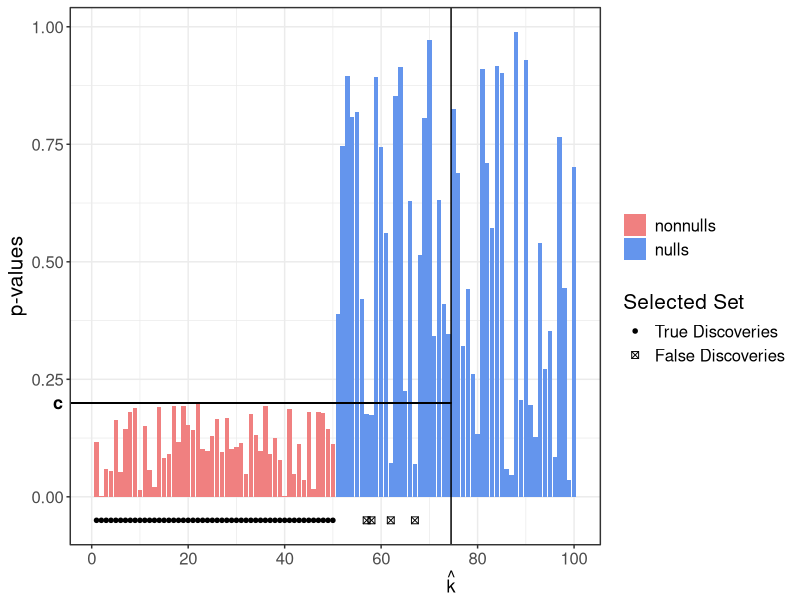
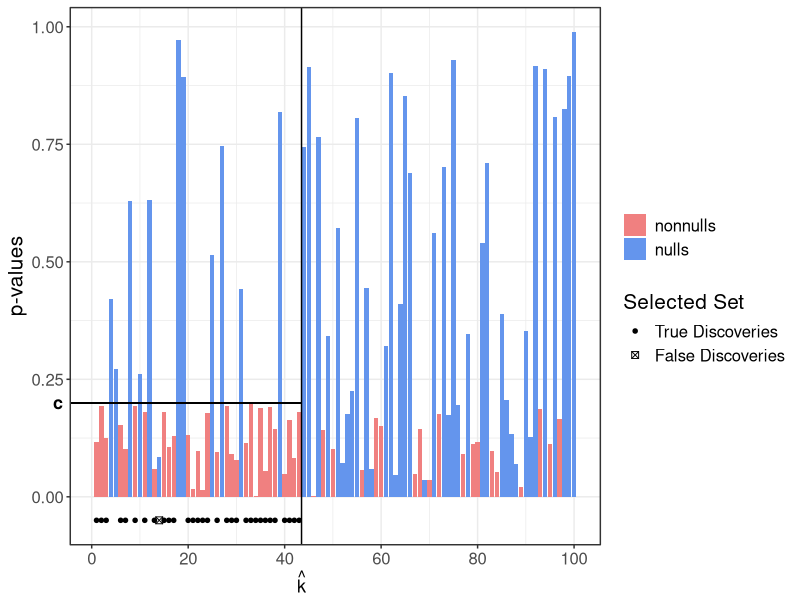
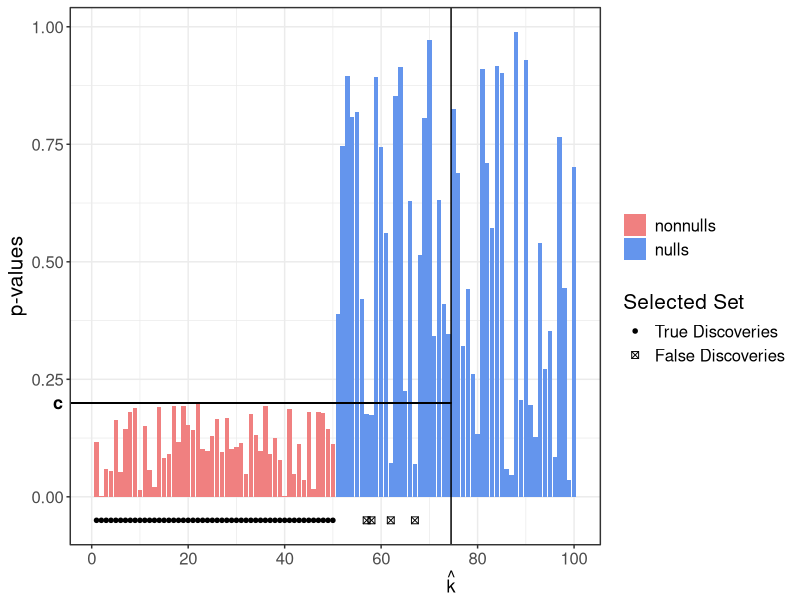
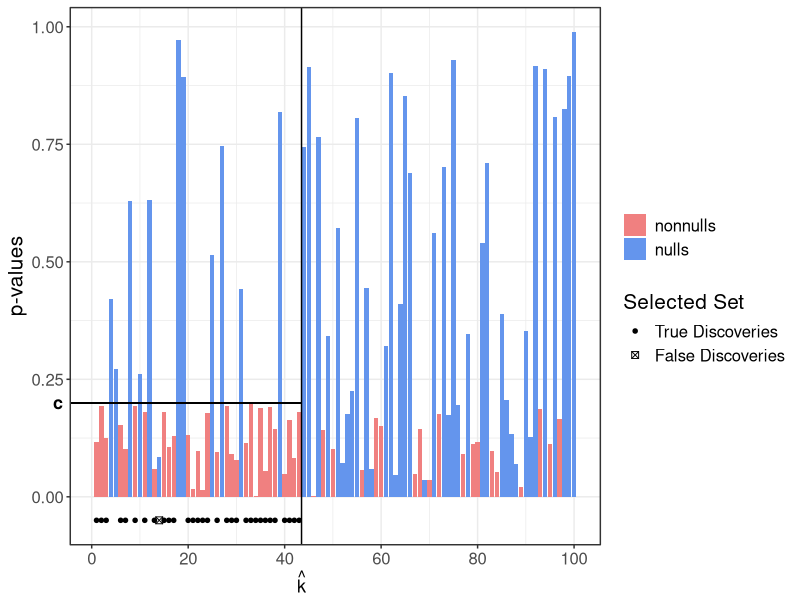

Reproduce these figures in R, in order.
set.seed(4)
m = 100
q = 0.1
c = 0.2
u1 = 0.2
u0 = 1
p_vals = c(u1*runif(m/2), runif(m/2))
type = rep(c("nonnulls", "nulls"), each = m/2)
position = 1:m

k_good = max(which((1 + cumsum(p_vals >= c))/pmax(1, cumsum(p_vals <= c)) <= (1-c)/c*q))
rejected_yes_no = (p_vals<= c)*((1:m) <= k_good)
rejected = c("rejected", "not rejected")[(p_vals<= c)*(1:m <= k_good) + 1]

type_01 = rep(c(1,2), each = m/2)
selected_type = (c("True Discoveries", "False Discoveries")[type_01])[which(as.logical(rejected_yes_no))]

##### good ordering
library(ggplot2)

library(grid)
k_hat_text <- textGrob(expression(hat(k)), gp=gpar(fontsize=13, fontface="bold"))
c_text <- textGrob("c", gp=gpar(fontsize=13, fontface="bold"))

global_size = 15
data = data.frame(p_vals = p_vals, type = type, position = 1:m)
data2 = data.frame(position = which(as.logical(rejected_yes_no)), dummy = factor(selected_type, levels = c("True Discoveries", "False Discoveries")))
p_good = ggplot(data=data, aes(x=position, y=p_vals)) +
    geom_bar(stat="identity",aes(fill = type)) +
    scale_fill_manual(values = c("lightcoral", "cornflowerblue")) + 
    geom_point(aes(x=position, y=-0.05, color = dummy,shape = dummy), data = data2, size = 2) +
    scale_colour_manual(name = "Selected Set",
                        values = c("black", "black"), 
                        labels = c("True Discoveries", "False Discoveries")) + 
    scale_shape_manual(name = "Selected Set",
                       values = c(20, 7), 
                       labels = c("True Discoveries", "False Discoveries")) + 
    geom_vline(xintercept = k_good + 0.5)+
    geom_segment(aes(x = -Inf, y = c, xend = k_good + 0.5, yend = c))+
    theme_bw() +
    ##legend
    guides(fill=guide_legend(title=""), color = guide_legend(title="Selected Set"))+
    ##labs
    labs(x = "", y = "p-values") + 
    scale_x_continuous(breaks = round(seq(0, 100, by = 20),1)) + 
    annotation_custom(c_text,xmin=-7,xmax=-7,ymin=c,ymax=c) + 
    annotation_custom(k_hat_text,xmin=k_good + 0.5,xmax=k_good + 0.5,ymin=-0.18,ymax=-0.18) + 
    coord_cartesian(clip = "off") + 
    theme(text = element_text(size=global_size))

p_good

##### bad ordering

bad_ordering = rank(rep(c(0,0.8), each = 50) + rnorm(m))
p_vals_bad = p_vals[bad_ordering]
k_bad = max(which((1 + cumsum(p_vals_bad >= c))/pmax(1, cumsum(p_vals_bad <= c)) <= (1-c)/c*q))
rejected_yes_no_bad = (p_vals_bad<= c)*((1:m) <= k_bad)

type_01 = type_01[bad_ordering]
selected_type_bad = (c("True Discoveries", "False Discoveries")[type_01])[which(as.logical(rejected_yes_no_bad))]

data = data.frame(p_vals = p_vals_bad, type = type[bad_ordering], position = (1:m))
data2 = data.frame(position = which(as.logical(rejected_yes_no_bad)), dummy = factor(selected_type_bad, levels = c("True Discoveries", "False Discoveries")))
p_bad = ggplot(data=data, aes(x=position, y=p_vals)) +
    geom_bar(stat="identity",aes(fill = type)) +
    scale_fill_manual(values = c("lightcoral", "cornflowerblue")) + 
    geom_point(aes(x=position, y=-0.05, color = dummy, shape = dummy), data = data2, size = 2) +
    scale_colour_manual(name = "Selected Set",
                        values = c("black", "black"), 
                        labels = c("True Discoveries", "False Discoveries")) + 
    scale_shape_manual(name = "Selected Set",
                        values = c(20, 7), 
                        labels = c("True Discoveries", "False Discoveries")) + 
    geom_vline(xintercept = k_bad + 0.5)+
    geom_segment(aes(x = -Inf, y = c, xend = k_bad + 0.5, yend = c))+
    theme_bw() +
    ##legend
    guides(fill=guide_legend(title=""))+
    ##labs
    labs(x = "", y = "p-values") +
    scale_x_continuous(breaks = round(seq(0, 100, by = 20),1)) +
    annotation_custom(c_text,xmin=-7,xmax=-7,ymin=c,ymax=c) +
    annotation_custom(k_hat_text,xmin=k_bad + 0.5,xmax=k_bad + 0.5,ymin=-0.18,ymax=-0.18) +
    coord_cartesian(clip = "off") + 
    theme(text = element_text(size=global_size))

p_bad

library(tidyverse)
p_good %>% ggsave(file="good_ordering.pdf", width=11, height=3.5, units="in")
p_bad %>% ggsave(file="bad_ordering.pdf", width=11, height=3.5, units="in")

